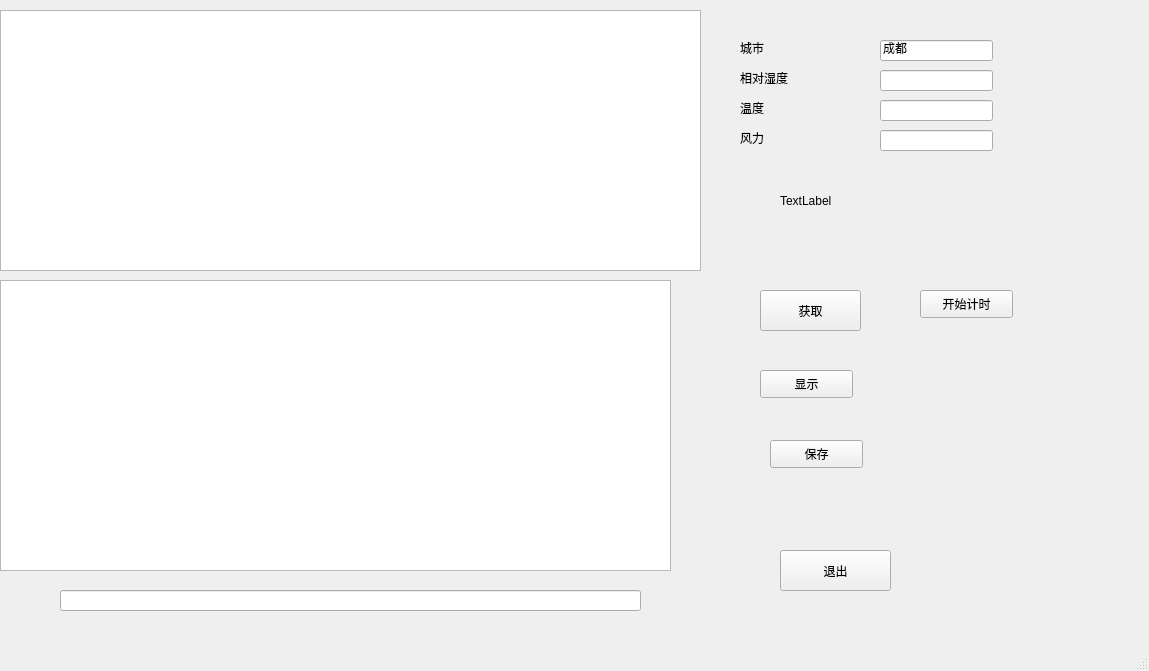
<?xml version="1.0" encoding="UTF-8"?>
<ui version="4.0">
 <class>MainWindow</class>
 <widget class="QMainWindow" name="MainWindow">
  <property name="geometry">
   <rect>
    <x>0</x>
    <y>0</y>
    <width>1149</width>
    <height>671</height>
   </rect>
  </property>
  <property name="windowTitle">
   <string>MainWindow</string>
  </property>
  <widget class="QWidget" name="centralwidget">
   <widget class="QPushButton" name="pushButton">
    <property name="geometry">
     <rect>
      <x>760</x>
      <y>290</y>
      <width>101</width>
      <height>41</height>
     </rect>
    </property>
    <property name="text">
     <string>获取</string>
    </property>
   </widget>
   <widget class="QPushButton" name="exitButton">
    <property name="geometry">
     <rect>
      <x>780</x>
      <y>550</y>
      <width>111</width>
      <height>41</height>
     </rect>
    </property>
    <property name="text">
     <string>退出</string>
    </property>
   </widget>
   <widget class="QTextEdit" name="resultEdit">
    <property name="geometry">
     <rect>
      <x>0</x>
      <y>10</y>
      <width>701</width>
      <height>261</height>
     </rect>
    </property>
   </widget>
   <widget class="QLabel" name="label">
    <property name="geometry">
     <rect>
      <x>740</x>
      <y>40</y>
      <width>68</width>
      <height>15</height>
     </rect>
    </property>
    <property name="text">
     <string>城市</string>
    </property>
   </widget>
   <widget class="QLineEdit" name="city">
    <property name="geometry">
     <rect>
      <x>880</x>
      <y>40</y>
      <width>113</width>
      <height>21</height>
     </rect>
    </property>
    <property name="text">
     <string>成都</string>
    </property>
   </widget>
   <widget class="QLineEdit" name="type">
    <property name="geometry">
     <rect>
      <x>880</x>
      <y>70</y>
      <width>113</width>
      <height>21</height>
     </rect>
    </property>
   </widget>
   <widget class="QLineEdit" name="wendu">
    <property name="geometry">
     <rect>
      <x>880</x>
      <y>100</y>
      <width>113</width>
      <height>21</height>
     </rect>
    </property>
   </widget>
   <widget class="QLineEdit" name="fengli">
    <property name="geometry">
     <rect>
      <x>880</x>
      <y>130</y>
      <width>113</width>
      <height>21</height>
     </rect>
    </property>
   </widget>
   <widget class="QPushButton" name="showAllButton">
    <property name="geometry">
     <rect>
      <x>760</x>
      <y>370</y>
      <width>93</width>
      <height>28</height>
     </rect>
    </property>
    <property name="text">
     <string>显示</string>
    </property>
   </widget>
   <widget class="QTableView" name="tableView">
    <property name="geometry">
     <rect>
      <x>0</x>
      <y>280</y>
      <width>671</width>
      <height>291</height>
     </rect>
    </property>
   </widget>
   <widget class="QPushButton" name="SaveallButton">
    <property name="geometry">
     <rect>
      <x>770</x>
      <y>440</y>
      <width>93</width>
      <height>28</height>
     </rect>
    </property>
    <property name="text">
     <string>保存</string>
    </property>
   </widget>
   <widget class="QLineEdit" name="sqlEdit">
    <property name="geometry">
     <rect>
      <x>60</x>
      <y>590</y>
      <width>581</width>
      <height>21</height>
     </rect>
    </property>
   </widget>
   <widget class="QLabel" name="label_2">
    <property name="geometry">
     <rect>
      <x>740</x>
      <y>70</y>
      <width>68</width>
      <height>15</height>
     </rect>
    </property>
    <property name="text">
     <string>相对湿度</string>
    </property>
   </widget>
   <widget class="QLabel" name="label_3">
    <property name="geometry">
     <rect>
      <x>740</x>
      <y>100</y>
      <width>68</width>
      <height>15</height>
     </rect>
    </property>
    <property name="text">
     <string>温度</string>
    </property>
   </widget>
   <widget class="QLabel" name="label_4">
    <property name="geometry">
     <rect>
      <x>740</x>
      <y>130</y>
      <width>68</width>
      <height>15</height>
     </rect>
    </property>
    <property name="text">
     <string>风力</string>
    </property>
   </widget>
   <widget class="QLabel" name="timeLabel">
    <property name="geometry">
     <rect>
      <x>780</x>
      <y>180</y>
      <width>261</width>
      <height>41</height>
     </rect>
    </property>
    <property name="text">
     <string>TextLabel</string>
    </property>
   </widget>
   <widget class="QPushButton" name="timeButton">
    <property name="geometry">
     <rect>
      <x>920</x>
      <y>290</y>
      <width>93</width>
      <height>28</height>
     </rect>
    </property>
    <property name="text">
     <string>开始计时</string>
    </property>
   </widget>
  </widget>
  <widget class="QMenuBar" name="menubar">
   <property name="geometry">
    <rect>
     <x>0</x>
     <y>0</y>
     <width>1149</width>
     <height>26</height>
    </rect>
   </property>
  </widget>
  <widget class="QStatusBar" name="statusbar"/>
 </widget>
 <resources/>
 <connections/>
</ui>
